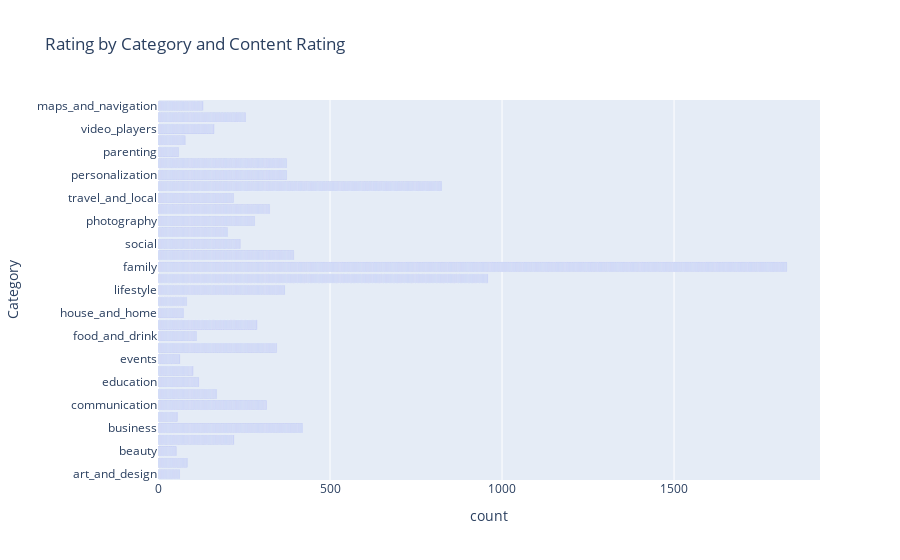

Source (notebook cell):
### Code cell
# sorted bar chart plotly
px.bar(df, y='Category', title='Rating by Category and Content Rating')

### Figure 1 — Plotly figure (JSON) as saved in the notebook; plotly's stock layout.template omitted (floating-point values rounded to 4 significant figures; data arrays with more than 128 entries replaced by an {"elided": "..."} marker saying what was removed)
{"data": [{"alignmentgroup": "True", "hovertemplate": "count=%{x}<br>Category=%{y}<extra></extra>", "legendgroup": "", "marker": {"color": "#636efa", "pattern": {"shape": ""}}, "name": "", "offsetgroup": "", "orientation": "h", "showlegend": false, "textposition": "auto", "type": "bar", "x": {"elided": "9648 int values"}, "xaxis": "x", "y": {"elided": "9648 str values"}, "yaxis": "y"}], "layout": {"barmode": "relative", "legend": {"tracegroupgap": 0}, "title": {"text": "Rating by Category and Content Rating"}, "xaxis": {"anchor": "y", "domain": [0, 1], "title": {"text": "count"}}, "yaxis": {"anchor": "x", "domain": [0, 1], "title": {"text": "Category"}}}}
